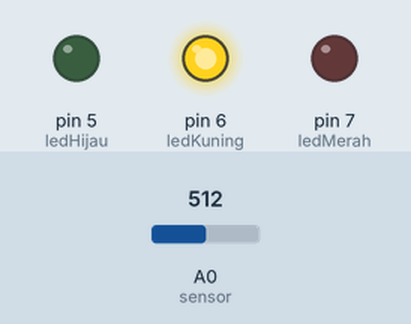
Bench run of a sketch on a simulated Arduino Uno, built with avr-gcc and run on an emulated ATmega328P. On the bench: output pins drawn as LEDs (lit = HIGH). The test bench sets the inputs (shaded band); at power-on: A0 (sensor) = 512.

Above: at 1.2 s.
1.3 s: A0 (sensor) set to 681
2.8 s: A0 (sensor) set to 716
At 3.5 s:
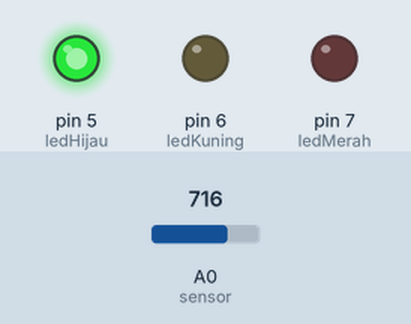
4.3 s: A0 (sensor) set to 290
At 4.7 s:
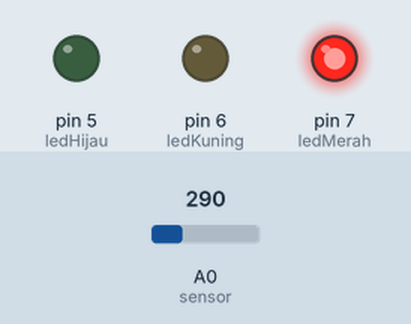
5.8 s: A0 (sensor) set to 310
At 7.0 s:
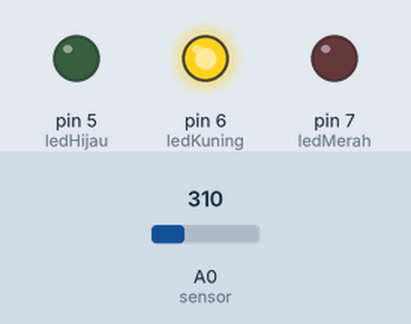
7.3 s: A0 (sensor) set to 122
At 8.1 s:
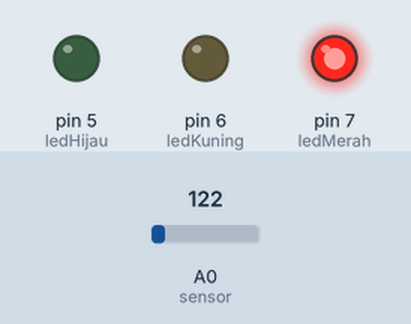
Timing chart, 0 to 9.8 s (numbered marks = the images above; inputs shaded):
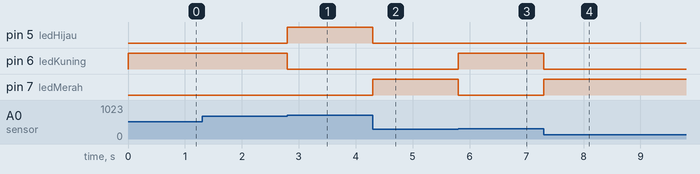

Measured:
- the behaviour switches between 699 and 700 on A0 (sensor) (found by bisection; images 0 and 1)
- the behaviour switches between 299 and 300 on A0 (sensor) (found by bisection; images 2 and 3)
- after the input at 1.3 s, every drawn part: stays the same
- after the input at 2.8 s, pin 5 (ledHijau): LOW → HIGH at once; pin 6 (ledKuning): HIGH → LOW at once
- after the input at 4.3 s, pin 5 (ledHijau): HIGH → LOW at once; pin 7 (ledMerah): LOW → HIGH at once
- after the input at 5.8 s, pin 6 (ledKuning): LOW → HIGH at once; pin 7 (ledMerah): HIGH → LOW at once
- after the input at 7.3 s, pin 6 (ledKuning): HIGH → LOW at once; pin 7 (ledMerah): LOW → HIGH at once

The sketch:

ADC_Potensio.ino
```cpp
byte sensor= A0;
byte ledMerah= 7;
byte ledKuning= 6;
byte ledHijau= 5;
int nilai;

void setup(){
pinMode(ledMerah, OUTPUT);
pinMode(ledKuning, OUTPUT);
pinMode(ledHijau, OUTPUT);
}

void loop(){
nilai= analogRead(sensor);

if (nilai < 300 && nilai>0){
digitalWrite(ledMerah, HIGH);
digitalWrite(ledKuning, LOW);
digitalWrite(ledHijau, LOW);
}
else if (nilai>=300 && nilai < 700){
digitalWrite(ledMerah, LOW);
digitalWrite(ledKuning, HIGH);
digitalWrite(ledHijau, LOW);
}
else
{
digitalWrite(ledMerah, LOW);
digitalWrite(ledKuning, LOW);
digitalWrite(ledHijau, HIGH);
}
}
```
